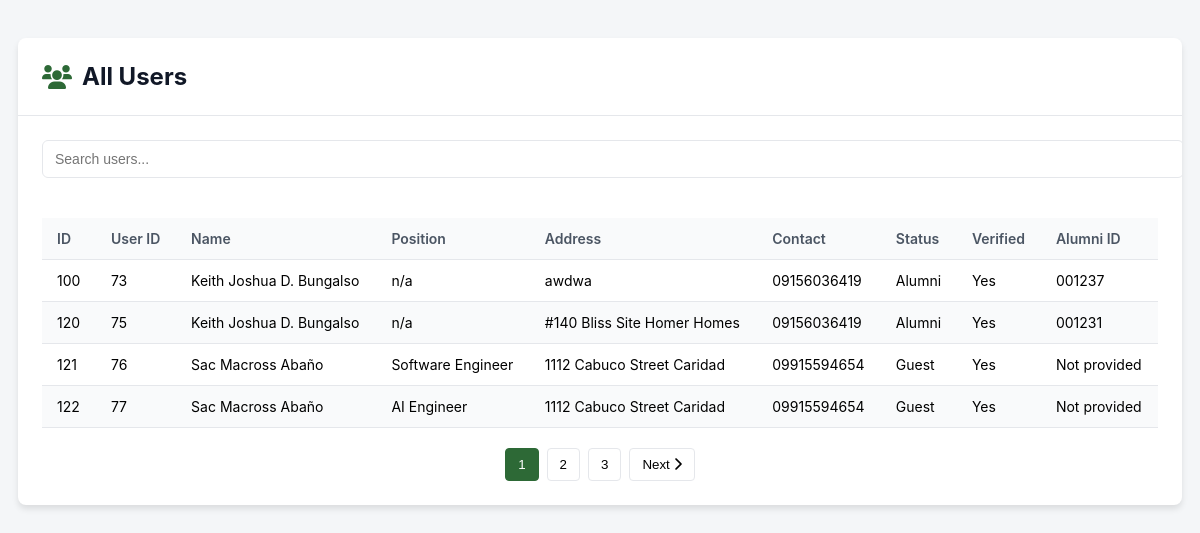
The app's page /user/1.php, older data.
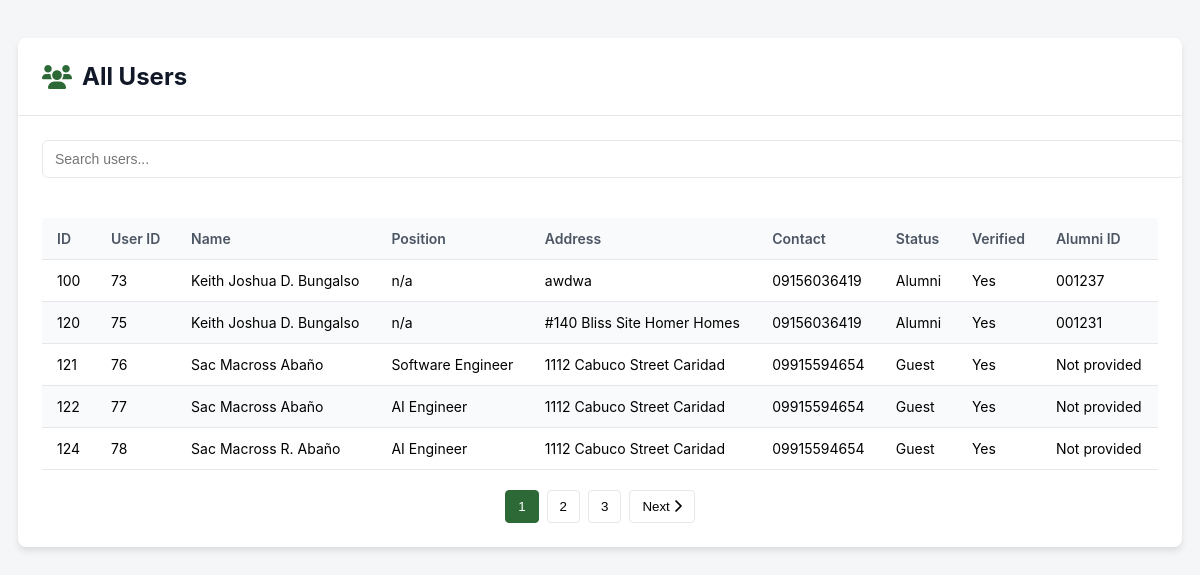
The same page, newer data.
### tables this page shows
CREATE TABLE `user` (
  `id` int(11) NOT NULL,
  `user_id` int(11) NOT NULL,
  `alumni_id_card_no` varchar(50) DEFAULT NULL,
  `first_name` varchar(100) DEFAULT NULL,
  `last_name` varchar(100) DEFAULT NULL,
  `middle_name` varchar(100) DEFAULT NULL,
  `position` varchar(100) DEFAULT NULL,
  `address` text DEFAULT NULL,
  `telephone` varchar(20) DEFAULT NULL,
  `phone_number` varchar(20) DEFAULT NULL,
  `second_address` text DEFAULT NULL,
  `accompanying_persons` text DEFAULT NULL,
  `user_status` varchar(50) DEFAULT NULL,
  `verified` tinyint(1) DEFAULT 0
);

### user/1.php (the view, shortened to what this page needs)
<?php
require('main_db.php');
$sql = "SELECT id, user_id, first_name, last_name, middle_name, position, address, telephone,
        phone_number, second_address, accompanying_persons, user_status, verified, alumni_id_card_no
        FROM user";
$result = $mysqli->query($sql);
?>
<!DOCTYPE html>
<html lang="en">
<head>
    <link href="https://cdnjs.cloudflare.com/ajax/libs/font-awesome/6.0.0/css/all.min.css" rel="stylesheet">
</head>
<body>
    <div class="account-card">
        <div class="account-header">
            <h1><i class="fas fa-users"></i> All Users</h1>
        </div>
        <div class="account-details-section">
            <div class="search-container">
                <input type="text" id="searchField" class="search-field" placeholder="Search users...">
            </div>
            <div class="table-container">
                <table class="users-table">
                    <thead>
                        <tr>
                            <th>ID</th>
                            <th>User ID</th>
                            <th>Name</th>
                            <th>Position</th>
                            <th>Address</th>
                            <th>Contact</th>
                            <th>Status</th>
                            <th>Verified</th>
                            <th>Alumni ID</th>
                        </tr>
                    </thead>
                    <tbody>
                        <?php while ($user = $result->fetch_assoc()): ?>
                        <tr>
                            <td><?php echo htmlspecialchars($user['id']); ?></td>
                            <td><?php echo htmlspecialchars($user['user_id']); ?></td>
                            <td>
                                <?php
                                    echo htmlspecialchars($user['first_name']) . ' ';
                                    if (!empty($user['middle_name'])) {
                                        echo htmlspecialchars($user['middle_name'][0]) . '. ';
                                    }
                                    echo htmlspecialchars($user['last_name']);
                                ?>
                            </td>
                            <td><?php echo htmlspecialchars($user['position'] ?: 'Not provided'); ?></td>
                            <td><?php echo htmlspecialchars($user['address'] ?: 'Not provided'); ?></td>
                            <td><?php echo htmlspecialchars($user['phone_number'] ?: 'Not provided'); ?></td>
                            <td><?php echo htmlspecialchars($user['user_status']); ?></td>
                            <td><?php echo $user['verified'] ? 'Yes' : 'No'; ?></td>
                            <td><?php echo htmlspecialchars($user['alumni_id_card_no'] ?: 'Not provided'); ?></td>
                        </tr>
                        <?php endwhile; ?>
                    </tbody>
                </table>
            </div>
            <div class="pagination">
                <button class="pagination-btn active">1</button>
                <button class="pagination-btn">2</button>
                <button class="pagination-btn">3</button>
                <button class="pagination-btn">Next <i class="fas fa-chevron-right"></i></button>
            </div>
        </div>
    </div>
</body>
</html>

### user/1.php (style rules this page uses)
:root { --primary-color: #2d6936; --secondary-color: #1e40af; --background-color: #f4f6f8; --shadow-sm: 0 1px 2px rgba(0, 0, 0, 0.05); --shadow-md: 0 4px 6px rgba(0, 0, 0, 0.1); }
body { background: var(--background-color); min-height: 100vh; padding: 10px; font-family: -apple-system, BlinkMacSystemFont, "Segoe UI", Roboto, "Helvetica Neue", Arial, sans-serif; }
.account-card { background: white; border-radius: 8px; box-shadow: var(--shadow-md); overflow: hidden; margin-bottom: 20px; max-width: auto; margin: 20px auto; }
.account-details-section { padding: 24px; }
.account-header { padding: 24px; border-bottom: 1px solid #e5e7eb; display: flex; justify-content: space-between; align-items: center; }
.account-header h1 { font-size: 24px; color: #111827; margin: 0; display: flex; align-items: center; gap: 10px; }
.account-header h1 i { color: var(--primary-color); }
.users-table { width: 100%; border-collapse: collapse; margin-top: 20px; font-size: 14px; }
.users-table th, .users-table td { padding: 12px 15px; text-align: left; border-bottom: 1px solid #e5e7eb; }
.users-table th { background-color: #f9fafb; color: #4b5563; font-weight: 600; position: sticky; top: 0; }
.users-table tr:nth-child(even) { background-color: #f9fafb; }
.table-container { overflow-x: auto; }
.pagination { display: flex; justify-content: center; margin-top: 20px; gap: 8px; }
.pagination-btn { padding: 8px 12px; background-color: white; border: 1px solid #e5e7eb; border-radius: 4px; cursor: pointer; transition: all 0.2s; }
.pagination-btn.active { background-color: var(--primary-color); color: white; border-color: var(--primary-color); }
.search-container { margin-bottom: 20px; }
.search-field { width: 100%; padding: 10px 12px; border: 1px solid #e5e7eb; border-radius: 6px; font-size: 14px; }

Row changes from the older to the newer data that the page shows:
added user: id "124", user "78", first_name "Sac Macross", middle_name "R", last_name "Abaño", position "AI Engineer", address "1112 Cabuco Street Caridad", phone_number "09915594654", user_status "Guest", verified "Yes", alumni_id_card_no "Not provided"
